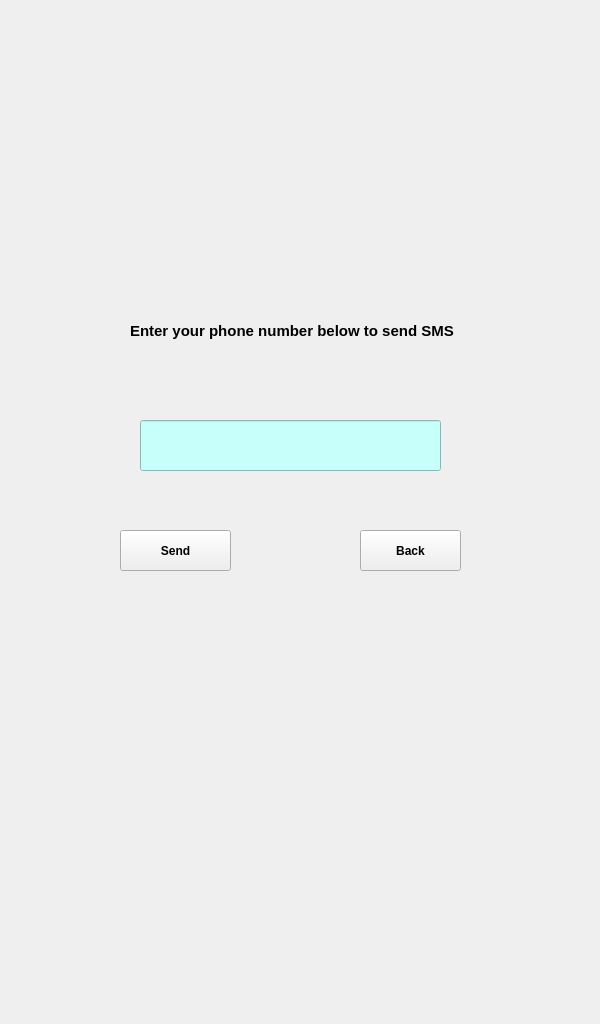
<?xml version="1.0" encoding="UTF-8"?>
<ui version="4.0">
 <class>MainWindow</class>
 <widget class="QMainWindow" name="MainWindow">
  <property name="geometry">
   <rect>
    <x>0</x>
    <y>0</y>
    <width>600</width>
    <height>1024</height>
   </rect>
  </property>
  <property name="windowTitle">
   <string>MainWindow</string>
  </property>
  <widget class="QWidget" name="centralwidget">
   <widget class="QLabel" name="label">
    <property name="geometry">
     <rect>
      <x>0</x>
      <y>0</y>
      <width>600</width>
      <height>1024</height>
     </rect>
    </property>
    <property name="text">
     <string/>
    </property>
    <property name="pixmap">
     <pixmap>../designs/screens/English/Home----new---__admin__.jpg</pixmap>
    </property>
    <property name="scaledContents">
     <bool>true</bool>
    </property>
   </widget>
   <widget class="QLabel" name="question_lb">
    <property name="geometry">
     <rect>
      <x>130</x>
      <y>310</y>
      <width>331</width>
      <height>41</height>
     </rect>
    </property>
    <property name="font">
     <font>
      <pointsize>11</pointsize>
      <weight>75</weight>
      <bold>true</bold>
     </font>
    </property>
    <property name="text">
     <string>Enter your phone number below to send SMS</string>
    </property>
    <property name="wordWrap">
     <bool>true</bool>
    </property>
   </widget>
   <widget class="QLineEdit" name="Mbno_ip">
    <property name="geometry">
     <rect>
      <x>140</x>
      <y>420</y>
      <width>301</width>
      <height>51</height>
     </rect>
    </property>
    <property name="font">
     <font>
      <pointsize>14</pointsize>
      <weight>75</weight>
      <bold>true</bold>
     </font>
    </property>
    <property name="autoFillBackground">
     <bool>false</bool>
    </property>
    <property name="styleSheet">
     <string notr="true">background-color: rgb(199, 255, 251);</string>
    </property>
    <property name="text">
     <string/>
    </property>
    <property name="maxLength">
     <number>10</number>
    </property>
    <property name="echoMode">
     <enum>QLineEdit::Normal</enum>
    </property>
    <property name="alignment">
     <set>Qt::AlignCenter</set>
    </property>
   </widget>
   <widget class="QPushButton" name="Back_bt">
    <property name="geometry">
     <rect>
      <x>360</x>
      <y>530</y>
      <width>101</width>
      <height>41</height>
     </rect>
    </property>
    <property name="font">
     <font>
      <pointsize>9</pointsize>
      <weight>75</weight>
      <bold>true</bold>
     </font>
    </property>
    <property name="text">
     <string>Back</string>
    </property>
   </widget>
   <widget class="QPushButton" name="Send_bt">
    <property name="geometry">
     <rect>
      <x>120</x>
      <y>530</y>
      <width>111</width>
      <height>41</height>
     </rect>
    </property>
    <property name="font">
     <font>
      <pointsize>9</pointsize>
      <weight>75</weight>
      <bold>true</bold>
     </font>
    </property>
    <property name="text">
     <string>Send</string>
    </property>
   </widget>
  </widget>
 </widget>
 <resources/>
 <connections/>
</ui>
